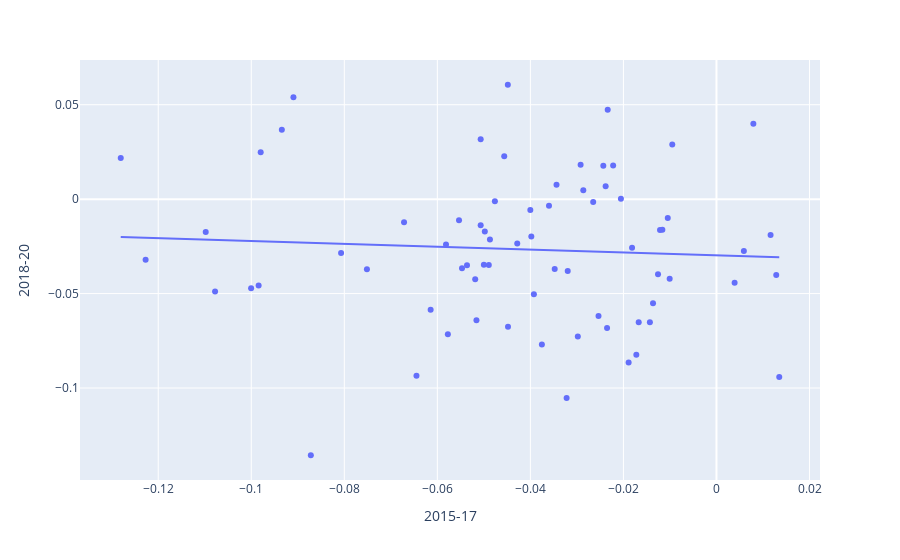

Notebook source saved alongside this figure:
### Code cell
fig = px.scatter(pl_splt.unstack().reset_index(), x='X', y='Y', trendline="ols", hover_name="bat_id"
                 , labels={'X': '2015-17', 'Y': '2018-20'})
fig.show()
